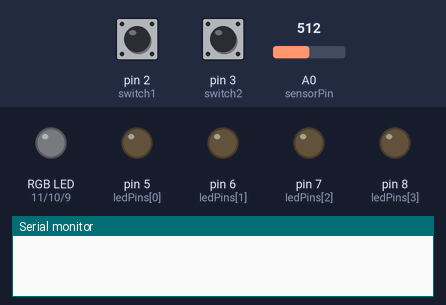
This sketch was run on a simulated Arduino Uno, built with avr-gcc and run on an emulated ATmega328P. Shown: an RGB LED mixed from three pins (HIGH = lit), output pins drawn as LEDs (lit = HIGH), the last lines printed to the serial monitor. The inputs (shaded band) are chosen by the test bench; at power-on: pin 2 (switch1) LOW, pin 3 (switch2) LOW, A0 (sensorPin) = 512. Dim RGB values are drawn brighter than linear.

Above: at 1.2 s.
1.3 s: pin 2 (switch1) pulled HIGH for 0.15 s
At 2.5 s:
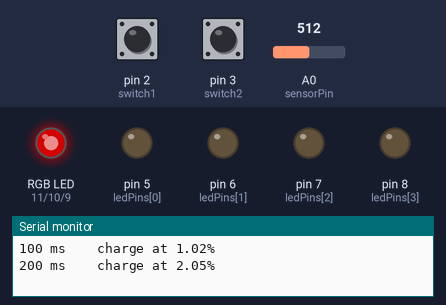
2.9 s: pin 2 (switch1) pulled HIGH for 3.2 s
At 6.1 s:
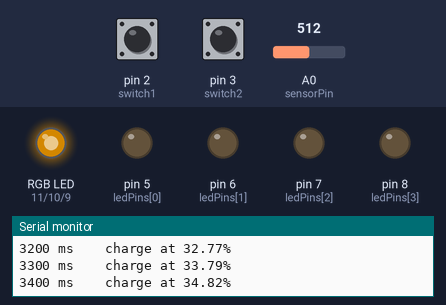
7.6 s: pin 2 (switch1) pulled HIGH for 3.2 s
At 10.0 s:
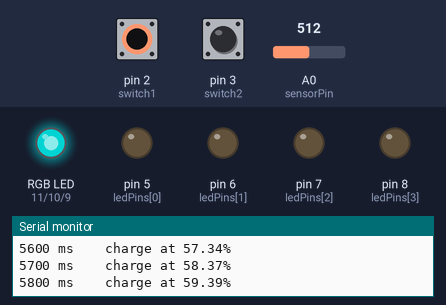
12.3 s: pin 2 (switch1) pulled HIGH for 1 s
At 14.0 s:
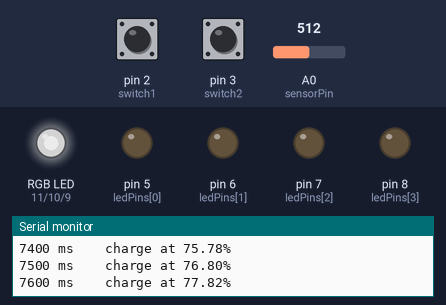
14.8 s: pin 2 (switch1) pulled HIGH for 3.2 s
At 17.5 s:
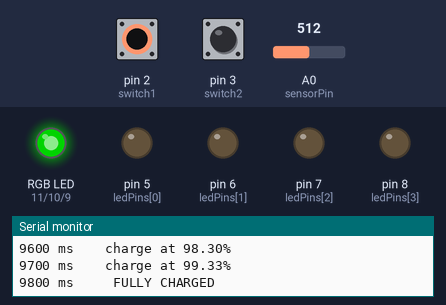
Timing chart, 0 to 19.0 s (numbered marks = the images above; inputs shaded):
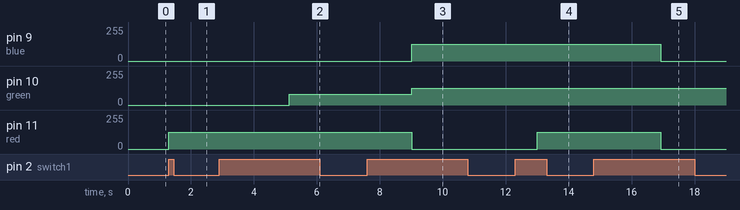

Measured:
- after the input at 1.3 s, pin 11 (red): 0/255 → 125/255 at once
- after the input at 2.9 s, pin 10 (green): 0/255 → 80/255 after 2.2 s
- after the input at 7.6 s, pin 9 (blue): 0/255 → 125/255 after 1.4 s; pin 10 (green): 80/255 → 125/255 after 1.4 s; pin 11 (red): 125/255 → 0/255 after 1.4 s
- after the input at 12.3 s, pin 11 (red): 0/255 → 125/255 after 0.71 s
- after the input at 14.8 s, pin 9 (blue), pin 11 (red): 125/255 → 0/255 after 2.1 s

The sketch:

day_10.ino
```cpp
// Day 10 creativity

int sensorPin = A0;   // select the *analog zero* input pin for probing the photoresistor
int sensorValue = 0;  // variable that we'll use to store the value reading from the sensor

int red = 11;  // these are our output pins for three LED colors
int green = 10;
int blue = 9;

int ledPins[] = {
  5, 6, 7, 8
};
int pinCount = 4;

int switch1 = 2;
int switch2 = 3;
int switch3 = 4;


unsigned int batteryCapacity = 50000;
unsigned int batteryLevel = 0;
unsigned int ticks = 0;
unsigned int wait = 100;
double PercentFull;

//******************************************

void setup() {
  // Declare the RGB LED pins as outputs:
  pinMode(red, OUTPUT);
  pinMode(green, OUTPUT);
  pinMode(blue, OUTPUT);
  // Declare the 3 switch DIPSWITCH
  pinMode(switch1, INPUT);
  pinMode(switch2, INPUT);
  pinMode(switch3, INPUT);
  //
  for (int thisPin = 0; thisPin < pinCount; thisPin++) {
    pinMode(ledPins[thisPin], OUTPUT);
  }


  // Start serial monitor
  Serial.begin(9600);
}

//******************************************

void RGB_color(int red_value, int green_value, int blue_value)
 {
// custom function to set three PWM color channels to any given mixture
// it returns NO numerical result (void)

  analogWrite(red, red_value);
  analogWrite(green, green_value);
  analogWrite(blue, blue_value);
 }
//******************************************

 double getBatteryPercentage() {
// custom function calculates battery charge percentage
// and returns the result as a double precision number

  return (((double)batteryLevel / (double)batteryCapacity)*100);

}

//******************************************

void ShowBatteryPercentage() {
  //  send battery results to both serial and LED outputs
   //  calculate the charge percentage with a custom function...
  PercentFull=getBatteryPercentage();

// print the elasped time
  Serial.print(ticks);
  Serial.print(" ms    charge at ");
// print the percent charge
  Serial.print(PercentFull);
// print a percent character and line return...
  Serial.println("%");

// Now let's light the LED with the appropriate color...

  if (PercentFull > 0 && PercentFull <= 25)
  {
    RGB_color(125, 0, 0); // red
  }
  else if (PercentFull > 25 && PercentFull <= 50){
    RGB_color(125, 80, 0); // yellow-ish
  }
  else if (PercentFull > 50 && PercentFull <= 75) {
    RGB_color(0, 125, 125); // blue-ish
  }
  else if (PercentFull > 75 && PercentFull < 100) {
    RGB_color(125, 125, 125); // white
  }


}

void chargeBattery(){
    sensorValue = analogRead(sensorPin); // read the value from the sensor
    batteryLevel += sensorValue;
    ticks += wait;

    if(batteryLevel >= batteryCapacity) {
      Serial.print(ticks);
      Serial.print(" ms     ");
      Serial.println("FULLY CHARGED");
      batteryLevel = batteryCapacity; // to prevent integer from continuing to increase
      ticks = 0;
      RGB_color(0, 125, 0); // Green for charging complete
      delay(30000);      // long pause
    }
    else {
      ShowBatteryPercentage();
    }

    delay(wait);
    }

void blink_colors(){
  RGB_color(125, 125, 125);
  delay(250);
  RGB_color(125, 0, 125);
  delay(250);
  RGB_color(125, 125, 0);
  delay(250);
  RGB_color(0, 0, 0);
  delay(250);
}


//******************************************

void loop() {


  if (digitalRead(switch1) == HIGH){
    chargeBattery();
  }
  if (digitalRead(switch1) == HIGH && digitalRead(switch2) == HIGH){
    blink_colors();
  }
  if (digitalRead(switch2) == HIGH && digitalRead(switch3) == HIGH){
    for (int thisPin = 0; thisPin < pinCount; thisPin++) {
      digitalWrite(ledPins[thisPin], HIGH);
      delay(100);
      digitalWrite(ledPins[thisPin], LOW);
  }
  }

}
```
